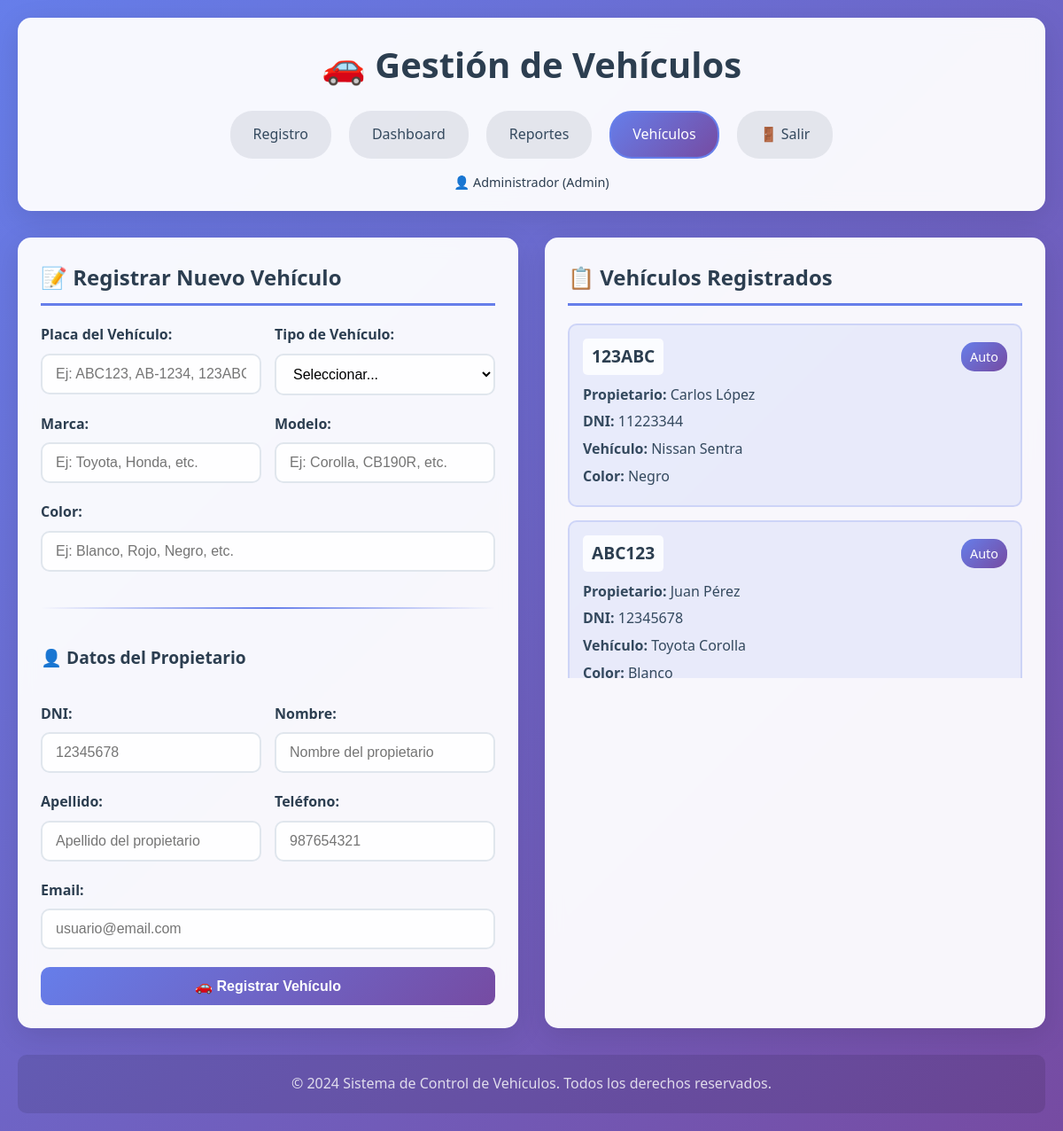
Screenshot of /vehiculos.php (signed in) with the database file from the repository.
### tables this page shows
CREATE TABLE IF NOT EXISTS vehiculos (
    id INT AUTO_INCREMENT PRIMARY KEY,
    placa VARCHAR(15) NOT NULL UNIQUE,
    tipo_vehiculo ENUM('Auto', 'Moto', 'Camioneta', 'Otro') NOT NULL,
    marca VARCHAR(50),
    modelo VARCHAR(50),
    color VARCHAR(30),
    usuario_id INT,
    precio_por_dia DECIMAL(5,2) DEFAULT 0.00,
    fecha_registro TIMESTAMP DEFAULT CURRENT_TIMESTAMP,
    FOREIGN KEY (usuario_id) REFERENCES usuarios(id) ON DELETE SET NULL
);

CREATE TABLE IF NOT EXISTS usuarios (
    id INT AUTO_INCREMENT PRIMARY KEY,
    dni VARCHAR(8) NOT NULL UNIQUE,
    nombre VARCHAR(100) NOT NULL,
    apellido VARCHAR(100) NOT NULL,
    telefono VARCHAR(15),
    email VARCHAR(100),
    fecha_registro TIMESTAMP DEFAULT CURRENT_TIMESTAMP
);

### includes/functions.php (called while the page is built, shortened)
<?php
require_once 'config/database.php';
function obtenerTodosLosVehiculos()
{
    global $pdo;
    try {
        $stmt = $pdo->query("SELECT v.*, u.nombre, u.apellido, u.dni
                            FROM vehiculos v
                            LEFT JOIN usuarios u ON v.usuario_id = u.id
                            ORDER BY v.placa");
        return $stmt->fetchAll();
    } catch (PDOException $e) {
        throw new Exception("Error al obtener vehículos: " . $e->getMessage());
    }
}

### vehiculos.php (the view, shortened to what this page needs)
<?php
require_once 'config/database.php';
require_once 'includes/functions.php';
$vehiculos = obtenerTodosLosVehiculos();
?>
<!DOCTYPE html>
<html lang="es">
<head>
    <link rel="stylesheet" href="css/style.css">
</head>
<body>
    <div class="container">
        <header>
            <h1>🚗 Gestión de Vehículos</h1>
            <nav>
                <a href="index.php" class="nav-link">Registro</a>
                <a href="dashboard.php" class="nav-link">Dashboard</a>
                <a href="reportes.php" class="nav-link">Reportes</a>
                <a href="vehiculos.php" class="nav-link active">Vehículos</a>
                <a href="logout.php" class="nav-link">🚪 Salir</a>
            </nav>
            <div class="user-info">
                <span>👤 <?php echo htmlspecialchars($_SESSION['nombre']); ?> (<?php echo ucfirst($_SESSION['rol']); ?>)</span>
            </div>
        </header>
        <main>
            <div class="grid-container">
                <section class="card">
                    <h2>📝 Registrar Nuevo Vehículo</h2>
                    <form method="POST" class="form">
                        <div class="form-row">
                            <div class="form-group">
                                <label for="placa">Placa del Vehículo:</label>
                                <input type="text" id="placa" name="placa" required
                                       placeholder="Ej: ABC123, AB-1234, 123ABC" maxlength="10">
                            </div>
                            <div class="form-group">
                                <label for="tipo_vehiculo">Tipo de Vehículo:</label>
                                <select id="tipo_vehiculo" name="tipo_vehiculo" required>
                                    <option value="">Seleccionar...</option>
                                </select>
                            </div>
                        </div>
                        <div class="form-row">
                            <div class="form-group">
                                <label for="marca">Marca:</label>
                                <input type="text" id="marca" name="marca"
                                       placeholder="Ej: Toyota, Honda, etc.">
                            </div>
                            <div class="form-group">
                                <label for="modelo">Modelo:</label>
                                <input type="text" id="modelo" name="modelo"
                                       placeholder="Ej: Corolla, CB190R, etc.">
                            </div>
                        </div>
                        <div class="form-group">
                            <label for="color">Color:</label>
                            <input type="text" id="color" name="color"
                                   placeholder="Ej: Blanco, Rojo, Negro, etc.">
                        </div>
                        <hr class="form-divider">
                        <h3>👤 Datos del Propietario</h3>
                        <div class="form-row">
                            <div class="form-group">
                                <label for="dni">DNI:</label>
                                <input type="text" id="dni" name="dni" required
                                       placeholder="12345678" maxlength="8" pattern="[0-9]{8}">
                            </div>
                            <div class="form-group">
                                <label for="nombre">Nombre:</label>
                                <input type="text" id="nombre" name="nombre" required
                                       placeholder="Nombre del propietario">
                            </div>
                        </div>
                        <div class="form-row">
                            <div class="form-group">
                                <label for="apellido">Apellido:</label>
                                <input type="text" id="apellido" name="apellido" required
                                       placeholder="Apellido del propietario">
                            </div>
                            <div class="form-group">
                                <label for="telefono">Teléfono:</label>
                                <input type="tel" id="telefono" name="telefono"
                                       placeholder="987654321">
                            </div>
                        </div>
                        <div class="form-group">
                            <label for="email">Email:</label>
                            <input type="email" id="email" name="email"
                                   placeholder="usuario@email.com">
                        </div>
                        <button type="submit" class="btn btn-primary">
                            🚗 Registrar Vehículo
                        </button>
                    </form>
                </section>
                <section class="card">
                    <h2>📋 Vehículos Registrados</h2>
                    <div class="vehiculos-container">
                        <?php if (empty($vehiculos)): ?>
                            <p class="no-data">No hay vehículos registrados</p>
                        <?php else: ?>
                            <?php foreach ($vehiculos as $vehiculo): ?>
                                <div class="vehiculo-item">
                                    <div class="vehiculo-header">
                                        <span class="placa"><?php echo htmlspecialchars($vehiculo['placa']); ?></span>
                                        <span class="tipo"><?php echo htmlspecialchars($vehiculo['tipo_vehiculo']); ?></span>
                                    </div>
                                    <div class="vehiculo-info">
                                        <p><strong>Propietario:</strong> <?php echo htmlspecialchars($vehiculo['nombre'] . ' ' . $vehiculo['apellido']); ?></p>
                                        <p><strong>DNI:</strong> <?php echo htmlspecialchars($vehiculo['dni']); ?></p>
                                        <?php if ($vehiculo['marca'] && $vehiculo['modelo']): ?>
                                            <p><strong>Vehículo:</strong> <?php echo htmlspecialchars($vehiculo['marca'] . ' ' . $vehiculo['modelo']); ?></p>
                                        <?php endif; ?>
                                        <?php if ($vehiculo['color']): ?>
                                            <p><strong>Color:</strong> <?php echo htmlspecialchars($vehiculo['color']); ?></p>
                                        <?php endif; ?>
                                    </div>
                                </div>
                            <?php endforeach; ?>
                        <?php endif; ?>
                    </div>
                </section>
            </div>
        </main>
        <footer>
            <p>&copy; 2024 Sistema de Control de Vehículos. Todos los derechos reservados.</p>
        </footer>
    </div>
</body>
</html>

### css/style.css (style rules this page uses)
* { margin: 0; padding: 0; box-sizing: border-box; }
body { font-family: 'Segoe UI', Tahoma, Geneva, Verdana, sans-serif; line-height: 1.6; color: #333; background: linear-gradient(135deg, #667eea 0%, #764ba2 100%); min-height: 100vh; }
.container { max-width: 1200px; margin: 0 auto; padding: 20px; }
header { background: rgba(255, 255, 255, 0.95); backdrop-filter: blur(10px); border-radius: 15px; padding: 20px; margin-bottom: 30px; box-shadow: 0 8px 32px rgba(0, 0, 0, 0.1); border: 1px solid rgba(255, 255, 255, 0.2); }
header h1 { color: #2c3e50; text-align: center; margin-bottom: 20px; font-size: 2.5rem; font-weight: 700; }
nav { display: flex; justify-content: center; gap: 20px; flex-wrap: wrap; }
.user-info { text-align: center; margin-top: 15px; color: #2c3e50; font-size: 0.9rem; font-weight: 500; }
.nav-link { text-decoration: none; color: #34495e; padding: 12px 24px; border-radius: 25px; background: rgba(52, 73, 94, 0.1); transition: all 0.3s ease; font-weight: 500; border: 2px solid transparent; }
.nav-link.active { background: linear-gradient(135deg, #667eea, #764ba2); color: white; border-color: #667eea; }
.grid-container { display: grid; grid-template-columns: 1fr 1fr; gap: 30px; margin-bottom: 30px; }
.card { background: rgba(255, 255, 255, 0.95); backdrop-filter: blur(10px); border-radius: 15px; padding: 25px; box-shadow: 0 8px 32px rgba(0, 0, 0, 0.1); border: 1px solid rgba(255, 255, 255, 0.2); transition: transform 0.3s ease; }
.card h2 { color: #2c3e50; margin-bottom: 20px; font-size: 1.5rem; border-bottom: 3px solid #667eea; padding-bottom: 10px; }
.form { display: flex; flex-direction: column; gap: 20px; }
.form-row { display: grid; grid-template-columns: 1fr 1fr; gap: 15px; }
.form-group { display: flex; flex-direction: column; }
.form-group label { margin-bottom: 8px; font-weight: 600; color: #2c3e50; }
.form-group input, .form-group select, .form-group textarea { padding: 12px 15px; border: 2px solid #e0e6ed; border-radius: 10px; font-size: 1rem; transition: all 0.3s ease; background: rgba(255, 255, 255, 0.9); }
.form-divider { border: none; height: 2px; background: linear-gradient(90deg, transparent, #667eea, transparent); margin: 20px 0; }
.form h3 { color: #2c3e50; margin-bottom: 15px; font-size: 1.2rem; }
.btn { padding: 12px 24px; border: none; border-radius: 10px; font-size: 1rem; font-weight: 600; cursor: pointer; transition: all 0.3s ease; text-decoration: none; display: inline-block; text-align: center; }
.btn-primary { background: linear-gradient(135deg, #667eea, #764ba2); color: white; }
.activos-container, .vehiculos-container { max-height: 400px; overflow-y: auto; }
.activo-item, .vehiculo-item { background: rgba(102, 126, 234, 0.1); border: 2px solid rgba(102, 126, 234, 0.2); border-radius: 10px; padding: 15px; margin-bottom: 15px; transition: all 0.3s ease; }
.activo-header, .vehiculo-header { display: flex; justify-content: space-between; align-items: center; margin-bottom: 10px; }
.placa { font-size: 1.2rem; font-weight: bold; color: #2c3e50; background: rgba(255, 255, 255, 0.8); padding: 5px 10px; border-radius: 5px; }
.tipo { background: linear-gradient(135deg, #667eea, #764ba2); color: white; padding: 5px 10px; border-radius: 15px; font-size: 0.9rem; font-weight: 500; }
.activo-info, .vehiculo-info p { margin-bottom: 5px; color: #34495e; }
footer { text-align: center; padding: 20px; color: rgba(255, 255, 255, 0.8); background: rgba(0, 0, 0, 0.1); border-radius: 10px; margin-top: 30px; }

### rows the page displays
vehiculos: placa "123ABC", tipo_vehiculo "Auto", usuario.apellido "Carlos López", usuario.dni "11223344", marca+modelo "Nissan Sentra", color "Negro"
vehiculos: placa "ABC123", tipo_vehiculo "Auto", usuario.apellido "Juan Pérez", usuario.dni "12345678", marca+modelo "Toyota Corolla", color "Blanco"

### other values shown
$_SESSION['nombre'] "Administrador"
$_SESSION['rol'] "Admin"
